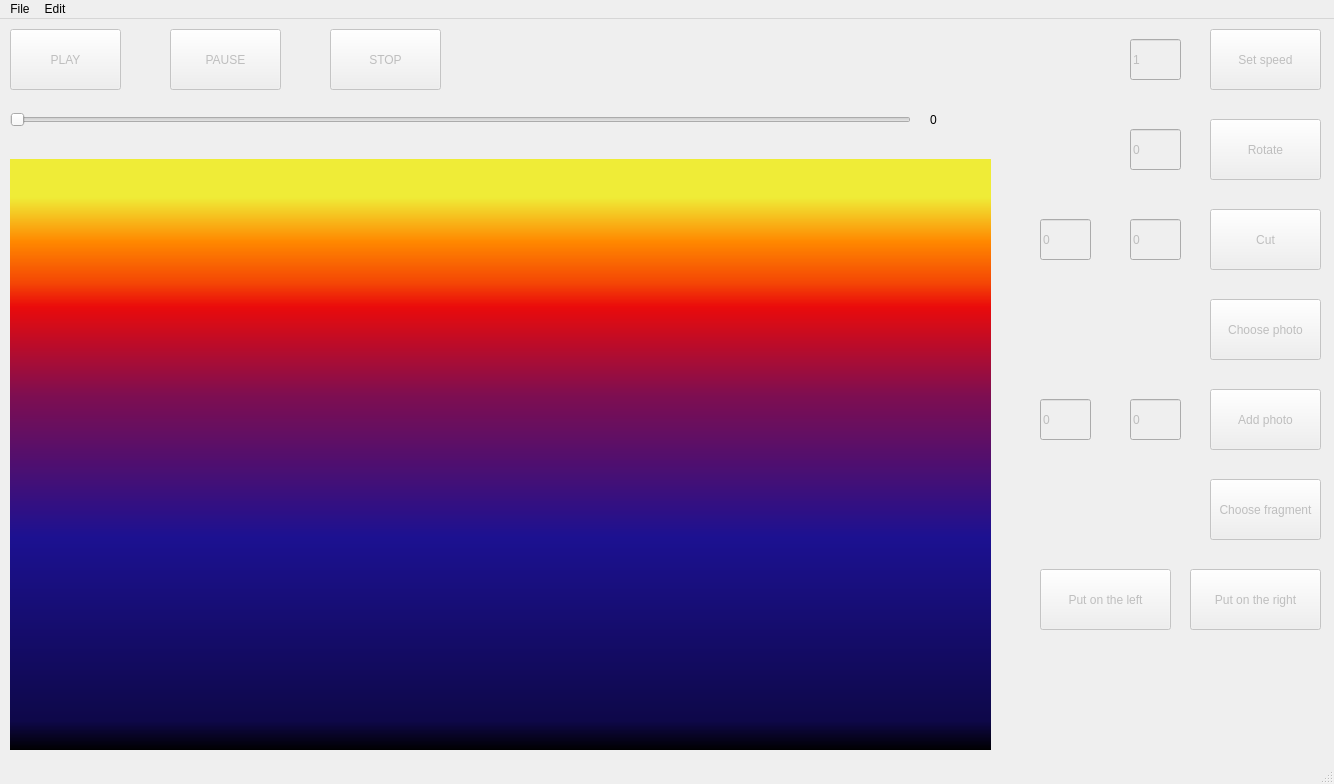
<?xml version="1.0" encoding="UTF-8"?>
<ui version="4.0">
 <class>MainWindow</class>
 <widget class="QMainWindow" name="MainWindow">
  <property name="geometry">
   <rect>
    <x>0</x>
    <y>0</y>
    <width>1334</width>
    <height>784</height>
   </rect>
  </property>
  <property name="windowTitle">
   <string>Video converter</string>
  </property>
  <widget class="QWidget" name="centralwidget">
   <widget class="QWidget" name="videoWidget" native="true">
    <property name="geometry">
     <rect>
      <x>10</x>
      <y>140</y>
      <width>981</width>
      <height>591</height>
     </rect>
    </property>
    <property name="styleSheet">
     <string notr="true">background-color: qlineargradient(spread:pad, x1:0, y1:1, x2:0, y2:0, stop:0 rgba(0, 0, 0, 255), stop:0.05 rgba(14, 8, 73, 255), stop:0.36 rgba(28, 17, 145, 255), stop:0.6 rgba(126, 14, 81, 255), stop:0.75 rgba(234, 11, 11, 255), stop:0.79 rgba(244, 70, 5, 255), stop:0.86 rgba(255, 136, 0, 255), stop:0.935 rgba(239, 236, 55, 255));</string>
    </property>
   </widget>
   <widget class="QPushButton" name="playButton">
    <property name="enabled">
     <bool>false</bool>
    </property>
    <property name="geometry">
     <rect>
      <x>10</x>
      <y>10</y>
      <width>111</width>
      <height>61</height>
     </rect>
    </property>
    <property name="text">
     <string>PLAY</string>
    </property>
   </widget>
   <widget class="QPushButton" name="pauseButton">
    <property name="enabled">
     <bool>false</bool>
    </property>
    <property name="geometry">
     <rect>
      <x>170</x>
      <y>10</y>
      <width>111</width>
      <height>61</height>
     </rect>
    </property>
    <property name="text">
     <string>PAUSE</string>
    </property>
   </widget>
   <widget class="QPushButton" name="stopButton">
    <property name="enabled">
     <bool>false</bool>
    </property>
    <property name="geometry">
     <rect>
      <x>330</x>
      <y>10</y>
      <width>111</width>
      <height>61</height>
     </rect>
    </property>
    <property name="text">
     <string>STOP</string>
    </property>
   </widget>
   <widget class="QPushButton" name="rotateButton">
    <property name="enabled">
     <bool>false</bool>
    </property>
    <property name="geometry">
     <rect>
      <x>1210</x>
      <y>100</y>
      <width>111</width>
      <height>61</height>
     </rect>
    </property>
    <property name="text">
     <string>Rotate</string>
    </property>
   </widget>
   <widget class="QLineEdit" name="speedEdit">
    <property name="enabled">
     <bool>false</bool>
    </property>
    <property name="geometry">
     <rect>
      <x>1130</x>
      <y>20</y>
      <width>51</width>
      <height>41</height>
     </rect>
    </property>
    <property name="text">
     <string>1</string>
    </property>
   </widget>
   <widget class="QPushButton" name="speedApplyButton">
    <property name="enabled">
     <bool>false</bool>
    </property>
    <property name="geometry">
     <rect>
      <x>1210</x>
      <y>10</y>
      <width>111</width>
      <height>61</height>
     </rect>
    </property>
    <property name="text">
     <string>Set speed</string>
    </property>
   </widget>
   <widget class="QLineEdit" name="rotateEdit">
    <property name="enabled">
     <bool>false</bool>
    </property>
    <property name="geometry">
     <rect>
      <x>1130</x>
      <y>110</y>
      <width>51</width>
      <height>41</height>
     </rect>
    </property>
    <property name="text">
     <string>0</string>
    </property>
   </widget>
   <widget class="QSlider" name="slider">
    <property name="geometry">
     <rect>
      <x>10</x>
      <y>90</y>
      <width>901</width>
      <height>22</height>
     </rect>
    </property>
    <property name="orientation">
     <enum>Qt::Horizontal</enum>
    </property>
   </widget>
   <widget class="QLabel" name="currentFrameLabel">
    <property name="geometry">
     <rect>
      <x>930</x>
      <y>80</y>
      <width>61</width>
      <height>41</height>
     </rect>
    </property>
    <property name="text">
     <string>0</string>
    </property>
   </widget>
   <widget class="QLineEdit" name="cutLeftBorder">
    <property name="enabled">
     <bool>false</bool>
    </property>
    <property name="geometry">
     <rect>
      <x>1040</x>
      <y>200</y>
      <width>51</width>
      <height>41</height>
     </rect>
    </property>
    <property name="text">
     <string>0</string>
    </property>
   </widget>
   <widget class="QLineEdit" name="cutRightBorder">
    <property name="enabled">
     <bool>false</bool>
    </property>
    <property name="geometry">
     <rect>
      <x>1130</x>
      <y>200</y>
      <width>51</width>
      <height>41</height>
     </rect>
    </property>
    <property name="text">
     <string>0</string>
    </property>
   </widget>
   <widget class="QPushButton" name="cutButton">
    <property name="enabled">
     <bool>false</bool>
    </property>
    <property name="geometry">
     <rect>
      <x>1210</x>
      <y>190</y>
      <width>111</width>
      <height>61</height>
     </rect>
    </property>
    <property name="text">
     <string>Cut</string>
    </property>
   </widget>
   <widget class="QPushButton" name="photoChooseButton">
    <property name="enabled">
     <bool>false</bool>
    </property>
    <property name="geometry">
     <rect>
      <x>1210</x>
      <y>280</y>
      <width>111</width>
      <height>61</height>
     </rect>
    </property>
    <property name="text">
     <string>Choose photo</string>
    </property>
   </widget>
   <widget class="QLineEdit" name="photoLeftBorder">
    <property name="enabled">
     <bool>false</bool>
    </property>
    <property name="geometry">
     <rect>
      <x>1040</x>
      <y>380</y>
      <width>51</width>
      <height>41</height>
     </rect>
    </property>
    <property name="text">
     <string>0</string>
    </property>
   </widget>
   <widget class="QLineEdit" name="photoRightBorder">
    <property name="enabled">
     <bool>false</bool>
    </property>
    <property name="geometry">
     <rect>
      <x>1130</x>
      <y>380</y>
      <width>51</width>
      <height>41</height>
     </rect>
    </property>
    <property name="text">
     <string>0</string>
    </property>
   </widget>
   <widget class="QLabel" name="photoLabel">
    <property name="geometry">
     <rect>
      <x>1040</x>
      <y>290</y>
      <width>141</width>
      <height>41</height>
     </rect>
    </property>
    <property name="text">
     <string/>
    </property>
   </widget>
   <widget class="QPushButton" name="addPhotoButton">
    <property name="enabled">
     <bool>false</bool>
    </property>
    <property name="geometry">
     <rect>
      <x>1210</x>
      <y>370</y>
      <width>111</width>
      <height>61</height>
     </rect>
    </property>
    <property name="text">
     <string>Add photo</string>
    </property>
   </widget>
   <widget class="QLabel" name="fragmentLabel">
    <property name="geometry">
     <rect>
      <x>1040</x>
      <y>470</y>
      <width>141</width>
      <height>41</height>
     </rect>
    </property>
    <property name="text">
     <string/>
    </property>
   </widget>
   <widget class="QPushButton" name="chooseFragmentButton">
    <property name="enabled">
     <bool>false</bool>
    </property>
    <property name="geometry">
     <rect>
      <x>1210</x>
      <y>460</y>
      <width>111</width>
      <height>61</height>
     </rect>
    </property>
    <property name="text">
     <string>Choose fragment</string>
    </property>
   </widget>
   <widget class="QPushButton" name="putFragmentOnLeftButton">
    <property name="enabled">
     <bool>false</bool>
    </property>
    <property name="geometry">
     <rect>
      <x>1040</x>
      <y>550</y>
      <width>131</width>
      <height>61</height>
     </rect>
    </property>
    <property name="text">
     <string>Put on the left</string>
    </property>
   </widget>
   <widget class="QPushButton" name="putFragmentOnRightButton">
    <property name="enabled">
     <bool>false</bool>
    </property>
    <property name="geometry">
     <rect>
      <x>1190</x>
      <y>550</y>
      <width>131</width>
      <height>61</height>
     </rect>
    </property>
    <property name="text">
     <string>Put on the right</string>
    </property>
   </widget>
  </widget>
  <widget class="QMenuBar" name="menubar">
   <property name="geometry">
    <rect>
     <x>0</x>
     <y>0</y>
     <width>1334</width>
     <height>22</height>
    </rect>
   </property>
   <widget class="QMenu" name="menuFile">
    <property name="title">
     <string>File</string>
    </property>
    <addaction name="actionNew_video"/>
    <addaction name="actionSave"/>
   </widget>
   <widget class="QMenu" name="menuEdit">
    <property name="title">
     <string>Edit</string>
    </property>
    <addaction name="actionUndo"/>
    <addaction name="actionRedo"/>
   </widget>
   <addaction name="menuFile"/>
   <addaction name="menuEdit"/>
  </widget>
  <widget class="QStatusBar" name="statusbar"/>
  <action name="actionNew_video">
   <property name="text">
    <string>New video</string>
   </property>
  </action>
  <action name="actionClose">
   <property name="text">
    <string>Close</string>
   </property>
  </action>
  <action name="actionSave">
   <property name="enabled">
    <bool>false</bool>
   </property>
   <property name="text">
    <string>Save</string>
   </property>
  </action>
  <action name="actionUndo">
   <property name="enabled">
    <bool>false</bool>
   </property>
   <property name="text">
    <string>Undo</string>
   </property>
  </action>
  <action name="actionRedo">
   <property name="enabled">
    <bool>false</bool>
   </property>
   <property name="text">
    <string>Redo</string>
   </property>
  </action>
 </widget>
 <resources/>
 <connections/>
</ui>
